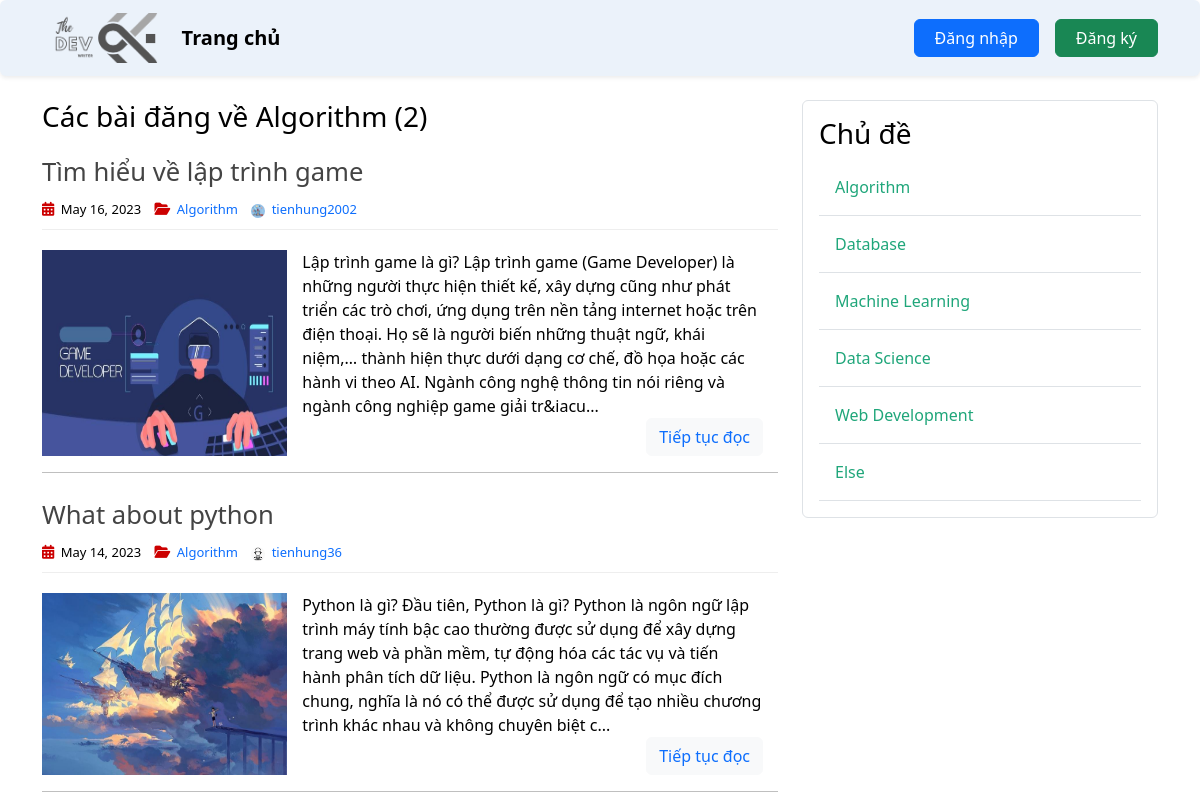
The page /topic/1 on the database its author committed.
### post_app/models.py (models this page shows, shortened)
class Topic(models.Model):
    name = models.CharField(max_length=256)

class Post(models.Model):
    title = models.CharField(max_length=256)
    content = RichTextField(blank=True, null=True)
    date_posted = models.DateTimeField(default=timezone.now)
    author = models.ForeignKey(User, on_delete=models.CASCADE)
    image = models.ImageField(
        default='post_default.jpg', upload_to='post_pics')
    topic = models.ForeignKey(
        Topic, on_delete=models.CASCADE, null=True, blank=False)

### user_app/models.py (models this page shows, shortened)
class Profile(models.Model):
    user = models.OneToOneField(User, on_delete=models.CASCADE)
    avatar = models.ImageField(default='default.jpg', upload_to='profile_pics')

### post_app/views.py (the view)
# urls.py: path('topic/<int:pk>', TopicPostListView.as_view(), name='topic-posts'),
class TopicPostListView(ListView):
    model = Post
    template_name = 'post/topic_posts.html'
    context_object_name = 'posts'
    paginate_by = 5
    def get_queryset(self):
        selected_topic = get_object_or_404(Topic, id=self.kwargs.get('pk'))
        return Post.objects.filter(topic=selected_topic).order_by('-date_posted')
    def get_context_data(self, **kwargs):
        selected_topic = get_object_or_404(Topic, id=self.kwargs.get('pk'))
        context = super(TopicPostListView, self).get_context_data(**kwargs)
        context['posts'] = Post.objects.filter(
            topic=selected_topic).order_by('-date_posted')
        context['topics'] = Topic.objects.all()
        context['selected_topic'] = selected_topic
        return context

### post_app/templates/post/topic_posts.html (shortened to what this page needs)
{% extends 'base.html' %}
{% load static %}
{% block post_content %}
    <head>
        <link rel="stylesheet" type="text/css" href="{% static 'article/home.css' %}">
    </head>
    <h3 class="mb-3">Các bài đăng về {{ selected_topic.name }} ({{ page_obj.paginator.count }})</h3>
    {% for post in posts %}
    <article>
        <header>
            <h2>
                <a href="{% url 'post-detail' post.id %}" class="post-title">
                    {{ post.title }}
                </a>
            </h2>
            <div class="entry-meta">
                <span>
                    <i class="fa-solid fa-calendar-days"></i>
                    {{ post.date_posted | date:"F d, Y" }}
                </span>
                <span>
                    <i class="fa-solid fa-folder-open"></i>
                    <a href="{% url 'topic-posts' post.topic.id %}" class="topic-link">
                        {{ post.topic.name }}
                    </a>
                </span>
                <span>
                    <img class="rounded-circle account-img" src="{{ post.author.profile.avatar.url }}" alt="account-image">
                    <a href="{% url 'user-posts' post.author.username %}" class="ms-auto">{{ post.author }}</a>
                </span>
            </div>
        </header>
        <div class="entry-content">
            <img class="col-sm-4" src="{{ post.image.url }}" alt="image">
            <div class="post-content">
                <div class="truncate-content">
                {% if post.content|length > 550 %}
                    {{ post.content|striptags|safe|slice:":550" }}...
                {% else %}
                    {{ post.content|striptags|safe }}
                {% endif %}
                </div>
                <p>
                    <button type="button" class="btn btn-light">
                        <a href="{% url 'post-detail' post.id %}">
                            Tiếp tục đọc
                        </a>
                    </button>
                </p>
            </div>
        </div>
        <hr class="section-divider">
    </article>
    {% endfor%}
{% endblock post_content %}
{% block topic_content %}
    {% include 'topic/topic_sidebar.html' %}
{% endblock topic_content %}

### post_app/templates/topic/topic_sidebar.html
<div class="content-section border p-3 rounded">
    <h3>Chủ đề</h3>
    {% for topic in topics %}
        <a href="{% url 'topic-posts' topic.id %}" class="topic-link">
            <div class="border-bottom w-100 p-3">
                {{topic.name}}
            </div>
        </a>
    {% endfor%}
</div>

### tech_forum/static/css/main.css (style rules this page uses)
body { color: #000; margin-top: 5rem; }
a, a:hover { text-decoration: none; }

### post_app/static/article/home.css (style rules this page uses)
a, a:hover { text-decoration: none; }
article { margin-bottom: 20px; }
article header { border-bottom: 1px solid #eee; padding-bottom: 9px; }
.post-title { color: #444; font-size: 1.6rem; }
.entry-meta span { font-size: 13px; margin-right: 10px; }
.entry-meta i { font-size: 14px; margin-right: 3px; color: #cc0000; }
.account-img { height: 14px; width: 14px; margin-right: 3px; border: #cc0000; }
.entry-content { display: flex; flex-direction: row; margin-top: 20px; }
.post-content { display: flex; flex-direction: column; justify-content: space-between; align-items: flex-end; min-height: 1px; padding-right: 15px; padding-left: 15px; }
.post-content > * { margin-bottom: 0; }
.topic-link div { color: #1fa67a; }

### rows shown on the page
Topic: name "Algorithm"
Post: title "Tìm hiểu về lập trình game", date_posted "May 16, 2023", topic.name "Algorithm", author.profile.avatar (picture), author "tienhung2002", image (picture), content "Lập trình game là gì? Lập trình game (Game Developer) là những người thực hiện thiết kế, xây dựng cũng như phát triển các trò chơi, ứng dụng trên nền tảng internet hoặc trên điện thoại. Họ sẽ là người biến những thuật ngữ, khái niệm,… thành hiện thực dưới dạng cơ chế, đồ họa hoặc các hành vi theo AI. Ngành công nghệ thông tin nói riêng và ngành công nghiệp game giải tr&iacu"
Post: title "What about python", date_posted "May 14, 2023", topic.name "Algorithm", author.profile.avatar (placeholder picture), author "tienhung36", image (picture), content "Python là gì? Đầu tiên, Python là gì? Python là ngôn ngữ lập trình máy tính bậc cao thường được sử dụng để xây dựng trang web và phần mềm, tự động hóa các tác vụ và tiến hành phân tích dữ liệu. Python là ngôn ngữ có mục đích chung, nghĩa là nó có thể được sử dụng để tạo nhiều chương trình khác nhau và không chuyên biệt c"
Topic: name "Database"
Topic: name "Machine Learning"
Topic: name "Data Science"
Topic: name "Web Development"
Topic: name "Else"

### other values the page prints
{{ page_obj.paginator.count }} "2"
